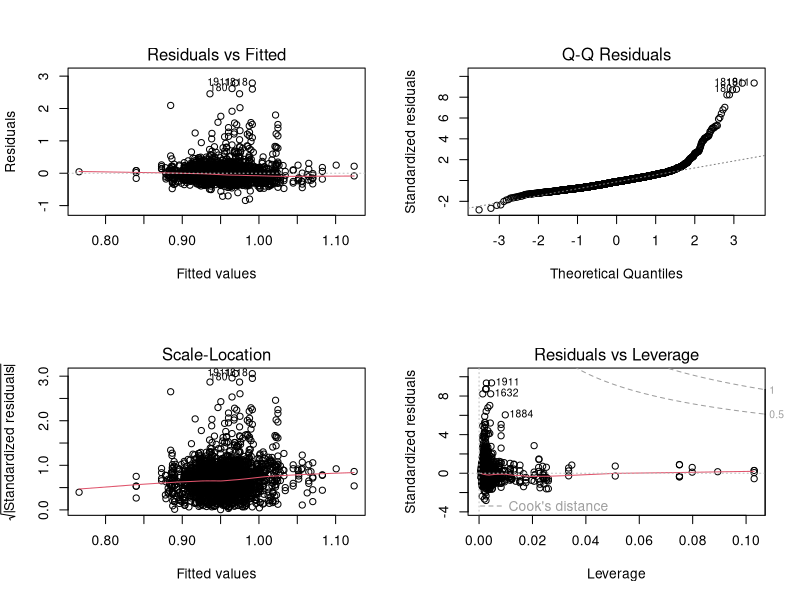
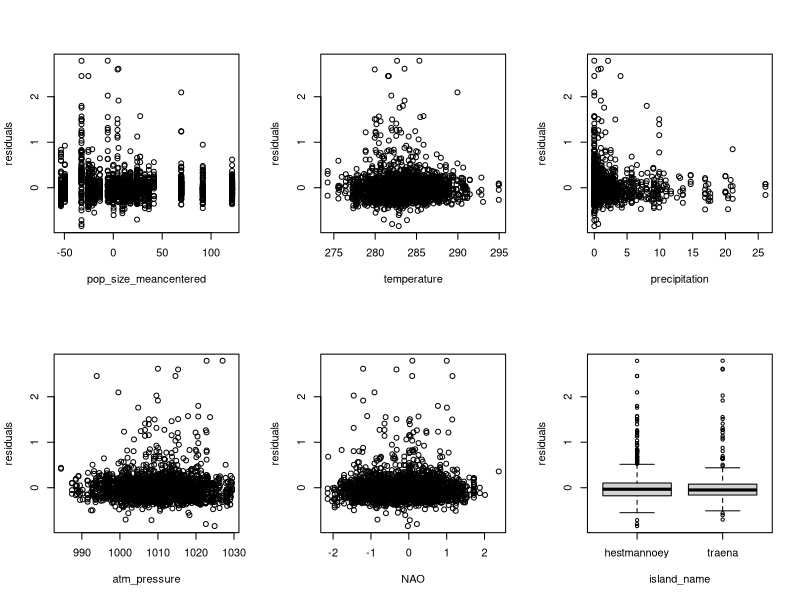

Source code (R) for these figures, in order: (Note: this script raises an error after producing the figures.)
"
Summary: Wrangling data so that LINE assumptions are met

A. Model assumptions
  1) Full model finds nonlinearity (QQ) and nonconstant residuals (vs. ‘precipitation’)
  2) Box-cox transform on Yi produces best diagnostic plots (QQ/resid)
  3) Bin precipitation (none, low, high) to drop constant variance assumption of precipitation predictor v. resid
     - check changes in box-cox, QQ, and resid plots
     - Fixed: all continuous resid plots good
  4) remove outliers (DFFITS, DFBETAS, and Cook's leverage)         
     - check changes in box-cox (new lambda), QQ, and resid plots
        - still better than log transform
     - fixed: QQ plot looks normal now
     - write into csv: 'predictors_of_tl_dataset.csv'
"

############################################################################################################
dev.off()
rm(list = ls())
# Libraries
library(dplyr)
library(MASS)

# Functions
getVarName <- function(object, name = deparse(substitute(object))) {
  return(name)
}

plot_multi_pvr <- function(model, data, cts_pred, cat_pred, change_layout = T){   # plotting predictors v. residuals (pvr) 
  if (change_layout == T){
    p <- length(cts_pred) + length(cat_pred)
    par(mfrow = c(2, ceiling( p / 2 ) ) )
  }
  
  resid <- model$residuals
  for (pred in cts_pred){
    predictor <- data[[pred]]
    plot(predictor, resid, xlab = pred, ylab = "residuals")
  }
  if (length(cat_pred) != 0) {
    for (pred in cat_pred){
      predictor <- as.factor(data[[pred]])
      plot(predictor, resid, xlab = pred, ylab = "residuals")
    }
  }
}

compare_qq_pvr <- function(responses, model_pred, cts_pred, cat_pred, data){  # compare qq and pvr between Yi transformations
  n <- length(cts_pred) + length(cat_pred)
  par( mfrow = c( length(responses) , n + 1 ) )
  for (response in responses) {
    predictors <- paste(model_pred, collapse = " + ")
    formula_str <- paste(response, predictors, sep = " ~ ")
    formula <- as.formula(formula_str)
    model <- lm(formula, data = data)

    plot(model, 2, main = response) # QQ plot

    plot_multi_pvr(model, data, cts_pred, cat_pred, change_layout = F)
  }
}

getDFFITS <- function(model, data){
  n <- nrow(data)
  p <- length(model$coefficients)
  SSE <- sum(model$residuals^2)
  X <- model.matrix(model)
  H <- X %*% solve(t(X) %*% X) %*% t(X)
  
  e <- rep(0,n)
  t <- rep(0,n)
  DFFITS <- rep(0,n)
  
  for (i in 1:n) {
    e[i] <- model$residuals[i]
    t[i] <- e[i] * ( (n-p-1) / ( SSE*(1-H[i,i]) - e[i]^2 ) )^(1/2)
    DFFITS[i] <- t[i] * ( (H[i,i]) / (1 - H[i,i]) )^(1/2)
  }
  return(DFFITS)
}

getDFBETAS <- function(model, data){
  n <- nrow(data)
  p <- length(model$coefficients)
  X <- model.matrix(model)
  original_formula <- eval(model$call[[2]])
  
  DFBETAS <- as.data.frame(matrix(0, nrow=n, ncol=p, byrow=T))
  names(DFBETAS) <- names(model$coefficients)
  rownames(DFBETAS) <- 1:n 
  
  for_c <- solve(t(X)%*%X)
  for (i in 1:n){
    diff_fit <- lm(original_formula, data = data[-c(i),])
    MSE_diff <- mean(diff_fit$residuals^2)
    
    for (k in 1:p) {
      b_k <- model$coefficients[[k]]
      b_k_diff <- diff_fit$coefficients[[k]]
      c_kk <- for_c[k,k]
      DFBETAS[i,k] <- (b_k - b_k_diff) / sqrt(MSE_diff * c_kk)
    }
  }
  return(DFBETAS)
}
percentile_conversion <- function(vector) {           # converts a vector of numerical values into percentiles
  percentile <- ecdf(vector)
  n <- length(vector)
  
  converted_vector <- rep(0, n)
  for (i in 1:n) {
    value <- vector[i]
    converted_vector[i] <- percentile(value)
  }
  return(converted_vector)
}

###########################################################################################################
# Accessing data
df_sp <- read.csv("./data_clean/sparrow_data_Pepke_etal_EcolEvol2022clean.csv") %>%
  dplyr::select("ID", "TL", "island_name", "pop_size_meancentered", "hatch_date", "date") # IMPORTANT: this "date" represents telomere sampling date
names(df_sp)[6] <- "sample_date" # rename "date" to "sample_date"

df_wt <- read.csv("./data_clean/weather_data_Pepke_etal_EcolEvol2022clean.csv") %>%
  dplyr::select("date", "year", "yearday","temperature":"NAO")

# Merge data.frames by hatch_date
df_merged <- df_sp %>% merge(df_wt, by.x = "hatch_date", by.y = "date")   # since we are investigating early life predictors
tl_predictors <- names(df_merged)[-c(1:3, 6:8)]
#############################################################################################################
# Full model
full_pred <- c("island_name",
               "pop_size_meancentered",
               "temperature*precipitation", 
               "precipitation * atm_pressure", "NAO"
)

tl_formula <- as.formula(
  paste("TL",
        paste(full_pred, collapse = " + "),
        sep = " ~ ")
)

tl_fit <- lm(tl_formula, data = df_merged)

# Diagnostics plots 
par(mfrow = c(2,2))
plot(tl_fit)                         # 1) QQ: heavy upper tail 
dev.off()

cts_pred <- tl_predictors[-1]
cat_pred <- tl_predictors[1]
plot_multi_pvr(model = tl_fit, data = df_merged, cts_pred = cts_pred, cat_pred = cat_pred)      # 2) heteroskedastic: precipitation v. residuals
dev.off()
###############################################################################################################
# Non-Normality and Heteroskedasticity: Log v. Root v. Box-Cox on Response

# Box-Cox
bc <- boxcox(tl_fit)
lambda <- bc$x[which.max(bc$y)] # to choose value with maximum likelihood
dev.off()

# Merge transformed responses
df_merged <- df_merged %>% mutate(logTL = log(TL), bc_TL = TL^lambda)

# Compare QQ-plots and residuals
responses <- c("TL","logTL", "bc_TL")
cts_pred <- c("precipitation") # for heteroskedasticity 
cat_pred <- c()
compare_qq_pvr(responses = responses, model_pred = full_pred, 
               cts_pred = cts_pred, cat_pred = cat_pred, data = df_merged)   
# box-cox is best
dev.off()
###############################################################################################################
# Refactoring Precipitation

# Binning to drop model's assumption that precipitation v. residuals are normally distr.
med <- median(df_merged$precipitation)
df_merged <- df_merged %>% 
  mutate(level_of_precipitation = 
           case_when(precipitation == 0 ~ "none",
                     precipitation < med ~ "low",
                     precipitation >= med ~ "high"
           )
  )
# check if box-cox is the same?
binnedmodel_pred <- c("island_name",
                      "pop_size_meancentered",
                      "temperature*level_of_precipitation",
                      "level_of_precipitation * atm_pressure", "NAO"
)
tl_binned_formula <- as.formula(
  paste("TL", 
        paste(binnedmodel_pred, collapse = " + "),
        sep = " ~ ")
)

tl_binnedfit <- lm(tl_binned_formula, data = df_merged)
bc2 <- boxcox(tl_binnedfit)
lambda_binned <- bc2$x[which.max(bc2$y)] # to choose value with maximum likelihood
c(lambda, lambda_binned) 
# check: same bc lambda
dev.off()

cts_pred2 <- c("pop_size_meancentered", "temperature", "atm_pressure", "NAO")
cat_pred2 <- c("level_of_precipitation", "island_name")
compare_qq_pvr(responses = responses, model_pred = binnedmodel_pred, 
               cts_pred = cts_pred2, cat_pred = cat_pred2, data = df_merged)
# check: similar diagnostics as earlier
dev.off()
####################################################################################################################
# Possible Outliers - using bc model with binned precipitation
bin_bcformula <- as.formula(
  paste("TL^lambda",
        paste(binnedmodel_pred, collapse = " + "),
        sep = " ~ ")
)
bin_bcmodel <- lm(bin_bcformula, data = df_merged)

plot(bin_bcmodel, 4)


# Cook's
largestCooks <- sort(cooks.distance(bin_bcmodel), decreasing = T)[1:20] # top 20 values: < 1% of data
cooks_i <- as.integer(names(largestCooks))
cooks_i          
# 685 2020 1911 1632  935 1818  877  180 1581 2290 2051  227  418 1522  815  181 1693 1884  724 1536

# DFFITS
DFFITS_out <- getDFFITS(bin_bcmodel, df_merged)
sort(abs(DFFITS_out), decreasing = T)[1:100] # magnitude > 0.2 appears abnormal
pos_extreme_DFFITS <- sort(DFFITS_out, decreasing = T)[1:9]
neg_extreme_DFFITS <- sort(DFFITS_out, decreasing = F)[1:13]
largestDFFITS <- c(pos_extreme_DFFITS, neg_extreme_DFFITS) # magnitude > 0.2

DFFITS_i <- match(largestDFFITS, DFFITS_out)
DFFITS_i
# 685 2020  935 1581  227 1522 1693  724 1094 1911 1632 1818  877  180 2290 2051  418  815  181 1884 1536
# 999

DFBETAS_out <- getDFBETAS(bin_bcmodel, df_merged) 
sort(abs(unlist(DFBETAS_out, use.names=FALSE)), decreasing = T)[1:100] # magnitude > .2 appear to be abnormal
pos_extreme_DFBETAS <- sort(unlist(DFBETAS_out, use.names=FALSE), decreasing = T)[1:4]
neg_extreme_DFBETAS <- sort(unlist(DFBETAS_out, use.names=FALSE), decreasing = F)[1:5]
largestDFBETAS <- c(pos_extreme_DFBETAS, neg_extreme_DFBETAS)

DFBETAS_i_df <- data.frame(DFBETAS_out, removed_obs = 1:nrow(df_merged))
largestDFBETAS_df <- DFBETAS_i_df %>%
  filter(if_any(.cols = everything(),
                .fns = ~ .x %in% largestDFBETAS)
  )
DFBETAS_i <- largestDFBETAS_df$removed_obs
DFBETAS_i 
# DFBETAS: 685 1632 1818 2020
############################################################################################################################
# Removing outliers
possible_outliers <- unique(c(cooks_i, DFFITS_i, DFBETAS_i))

# convert variables to percentile values to investigate strange behavior
quant_variables <- c("bc_TL", "pop_size_meancentered", "temperature",
                     "precipitation", "atm_pressure", "NAO")
percentile_df = matrix(nrow=nrow(df_merged), ncol = 0)
for (variable in quant_variables) {
  converted_var <- percentile_conversion(df_merged[[variable]])
  percentile_df <- cbind(percentile_df, converted_var)
}
colnames(percentile_df) <- quant_variables
converted_df <- data.frame(percentile_df, island_name = df_merged$island_name, obs_no = 1:nrow(df_merged))
converted_df[possible_outliers,]

# Outlying behavior:  > 99th percentile and < 1st percentile
outliers_df <- converted_df[possible_outliers,] %>%
  filter(if_any(.cols = !(c(island_name, obs_no)),
                .fns = ~ .x > .99 | .x < .01)
  )                   
nrow(outliers_df)/2032 # Remove 1% of data

outliers <- outliers_df[['obs_no']]
df_merged_noout <- df_merged[-outliers,]
############################################################################################################################
# check that box-cox and diagnostics are same
tl_binnedfit_noout <- lm(tl_binned_formula, data = df_merged_noout)
bc3 <- boxcox(tl_binnedfit_noout)
lambda_noout <- bc3$x[which.max(bc3$y)] # to choose value with maximum likelihood
c(lambda, lambda_binned, lambda_noout) 
# check: different bc
dev.off()
#fix bc to be odd root: best lambda -74/99; similar lambda: -.75
lambda_noout_new <- -.75

# retransform box-cox
df_merged_noout <- df_merged_noout %>% mutate(bc_TL = TL^lambda_noout_new)

# check: QQ is normal and residuals are constant-looking
cts_pred_noout <- cts_pred2
cat_pred_noout <- cat_pred2
compare_qq_pvr(responses = responses, model_pred = binnedmodel_pred, 
               cts_pred = cts_pred_noout, cat_pred = cat_pred_noout, data = df_merged_noout)
#############################################################################################################################
# Write csv file
file_out <- "./data_clean/predictors_of_tl_dataset.csv"
write.csv(x = df_merged_noout, file = file_out)
